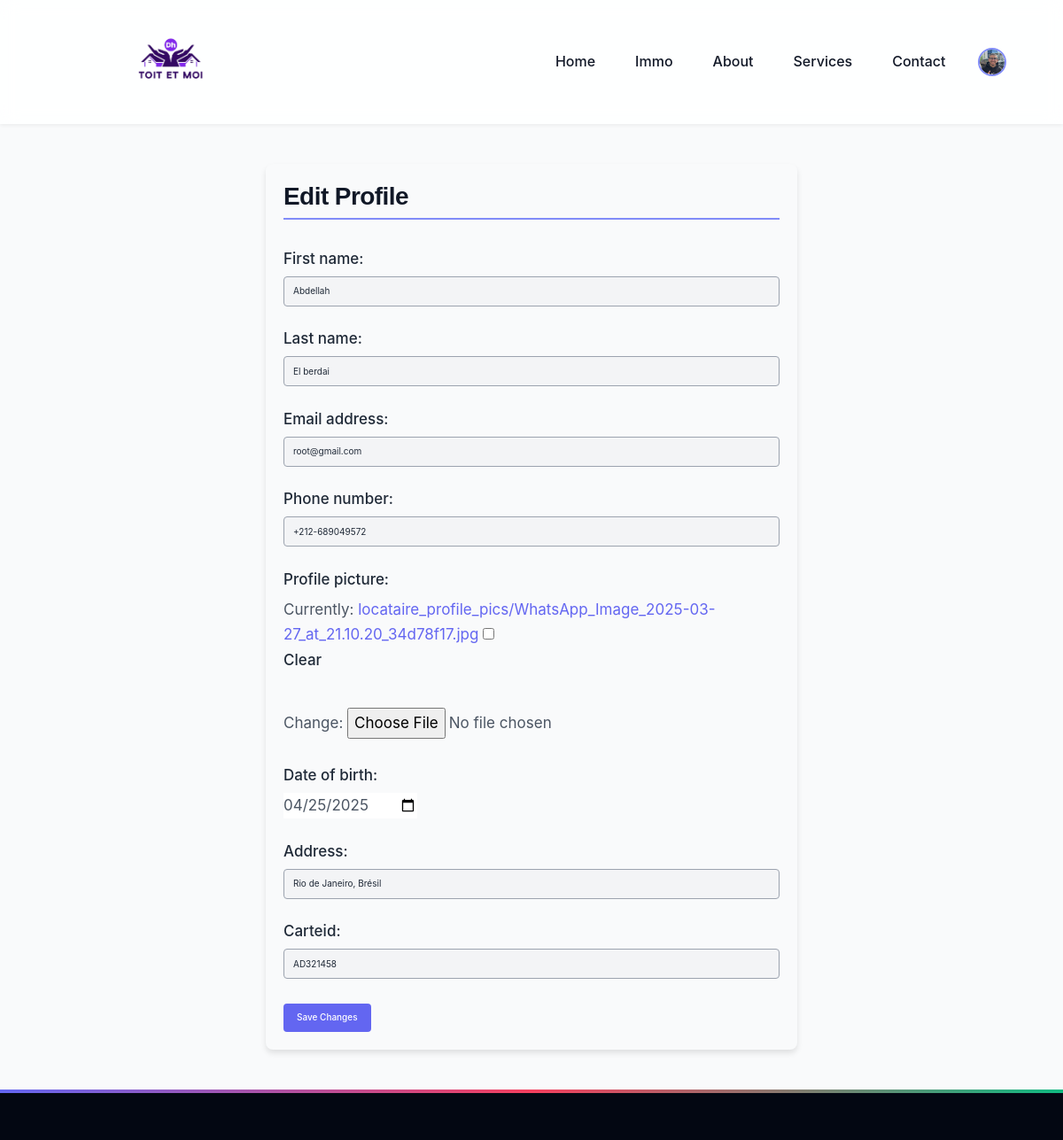
/modify-profile/ (signed in, upper part), run on an earlier commit of the app's database.
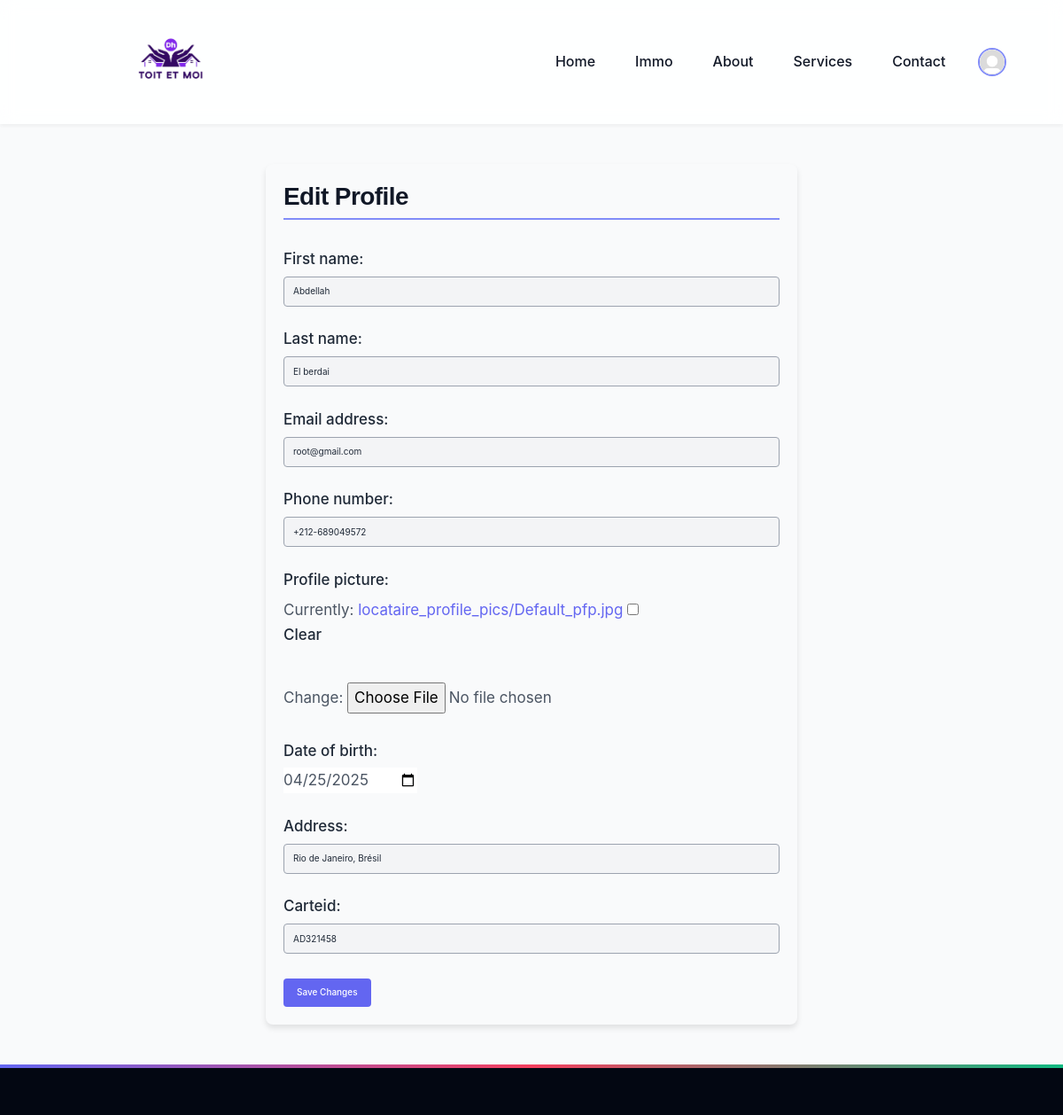
And on a later commit of the database.
### app/models.py (models this page shows)
class CustomUser(AbstractUser):
    status = [
        ('entrepreneur', 'entrepreneur'),
        ('client', ' client'),
        ('admin','admin'),
        ('visiteur','visiteur')
    ]
    status = models.CharField(max_length=50, default='visiteur', choices=status)
    profile_picture = models.ImageField(upload_to='locataire_profile_pics/',default='locataire_profile_pics/Default.jpg', null=True, blank=True)
    phone_number = models.CharField(max_length=15, null=True, blank=True)
    date_of_birth = models.DateField(null=True, blank=True)
    address = models.CharField(max_length=255, null=True, blank=True)
    Carteid= models.CharField(max_length=100, null=True, blank=True)

### app/views.py (the view)
# urls.py: path('modify-profile/', views.modify_profile, name='modify_profile'),
@login_required
def modify_profile(request):
        user = request.user
        profile_model = entrepreneur
        profile_model = client
        try:
            profile_instance = profile_model.objects.get(user=user)
        except profile_model.DoesNotExist:
            profile_instance = profile_model(user=user)
            profile_instance.save()
        if request.method == 'POST':
            form = CustomUserChangeForm(request.POST, request.FILES, instance=user)
            if form.is_valid():
                form.save()
                messages.success(request, "✅ Profile updated successfully!")
                return redirect('profile')
            else:
                messages.error(request, "⚠️ Please fix the errors in the form.")
        else:
            form = CustomUserChangeForm(instance=user)
        return render(request, 'registration/modify_profile.html', {'form': form})

### app/forms.py
class CustomUserChangeForm(forms.ModelForm):
    class Meta:
        model = CustomUser
        fields = (
            'first_name',
            'last_name',
            'email',
            'phone_number',
            'profile_picture',
            'date_of_birth',
            'address',
            'Carteid'
        )
        widgets = {
            'email': forms.EmailInput(attrs={'placeholder': 'Entrez votre email'}),
            'phone_number': forms.TextInput(attrs={'placeholder': 'Entrez votre numéro'}),
            'date_of_birth': forms.DateInput(attrs={'type': 'date'}),
            'address': forms.TextInput(attrs={'placeholder': 'Entrez votre adresse'}),
            'Carteid': forms.TextInput(attrs={'placeholder': 'Numéro de carte ID'}),
        }

### app/context_processors.py (called while the page is built)
def unread_message_count(request):
    if request.user.is_authenticated:
        count = Message.objects.filter(recipient=request.user, is_read=False).count()
        return {'unread_message_count': count}
    return {}

### templates/registration/modify_profile.html (shortened to what this page needs)
{% extends "base.html" %}
{% block content %}
{% load static %}
<link rel="stylesheet" href="{% static 'css\modify_profile.css' %}">
  <div class="profile-edit-container">
    <h2>Edit Profile</h2>
    <form method="post" enctype="multipart/form-data">
      {{ form.as_p }}
      <button type="submit">Save Changes</button>
    </form>
  </div>
{% endblock %}

### templates/base.html (shortened to what this page needs)
{% load static %}
<!DOCTYPE html>
<html lang="en">
<head>
    <link rel="stylesheet" href="https://cdnjs.cloudflare.com/ajax/libs/font-awesome/6.0.0/css/all.min.css">
    <script src="https://cdn.tailwindcss.com"></script>
<link rel="stylesheet" href="https://cdn.jsdelivr.net/npm/flatpickr/dist/flatpickr.min.css">
    <link href="https://cdn.jsdelivr.net/npm/bootstrap@5.3.5/dist/css/bootstrap.min.css" rel="stylesheet">
</head>
<body>
  <body>
    <nav class="navbar">
        <div class="logo">
          <a href="{% url 'SayHello' %}">
            <img src="\media\photos\25\04\25\logo.png" alt="Toit et Moi">
          </a>
        </div>
        <ul class="nav-links" id="nav-links">
            <li><a href="{% url 'SayHello' %}">Home</a></li>
            <li><a href="{% url 'Products' %}">Immo</a></li>
            <li><a href="{% url 'Settings' %}">About</a></li>
            <li><a href="{% url 'Services' %}">Services</a></li>
            <li><a href="{% url 'Contact' %}">Contact</a></li>
            {% if user.is_authenticated %}
            <li class="relative">
              <a href="javascript:void(0)" id="profile-menu-toggle">
                <img src="{{ request.user.profile_picture.url }}"  alt="Profile Picture" class="w-12 h-12 rounded-full border-2 border-primary-light">
              </a>
          </li>
            {% else %}
            <li><a href="{% url 'Loginpage' %}">Login</a></li>
            <li><a href="{% url 'Register' %}">Register</a></li>
            {% endif %}
        </ul>
    </nav>
<!DOCTYPE html>
<html lang="en">
<head>
</head>
<body>
</body>
</html>
    <main>
        {% block content %}{% endblock content %}
    </main>
    <footer>
    </footer>
</head>

What changed in the data, as far as the page shows it:
changed CustomUser "Abdellah": user.profile_picture: picture removed, a placeholder shows
Also different on the page:
text no longer shown: "First name: Last name: Email address: Phone number: Profile picture: Currently: locataire_profile_pics/WhatsApp_Image_2025-03-27_at_21.10.20_34d78f17.jpg Clear Change: Date of birth: Address: Carteid:"
text now shown: "First name: Last name: Email address: Phone number: Profile picture: Currently: locataire_profile_pics/Default_pfp.jpg Clear Change: Date of birth: Address: Carteid:"
